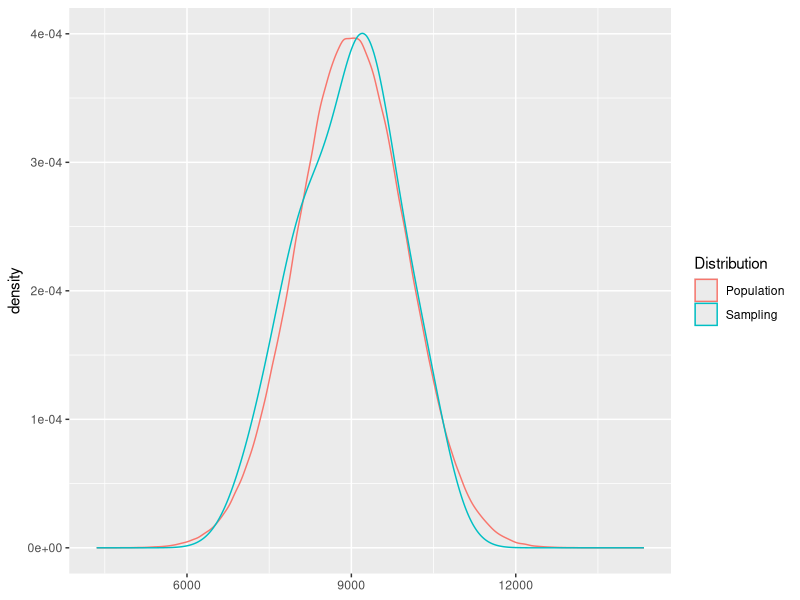

Write the R code that produced this figure.
## ---- chunk 1
confidence_level <- 0.10
n <- 36
x_bar <- 30.69
sigma <- 4.31
mu <- 32

se_x_bar <- sigma / sqrt(n)

z <- (x_bar - mu) / se_x_bar

z_score_for_confidence_level <- 1.645

p_value <- pnorm(z, mean=0, sd=1) * 2

if(z < z_score_for_confidence_level){
  message(paste(round(z, 3), "is less than", z_score_for_confidence_level, "so reject the null hypothesis (p-value:", round(p_value, 3), ")"))
} else {
  message(paste(round(z, 3), "is not less than", z_score_for_confidence_level, "so do not reject the null hypothesis (p-value:", round(p_value, 3), ")"))
}
## ---- chunk 2
# Same method as http://onlinestatbook.com/2/calculators/inverse_normal_dist.html
zinv <- function(p) {
	if (p >= 1 || p <= 0) {
		return(FALSE)
	}
	if (p < .5) {
		t <- p
		theSign <- -1
	}
	else {
		t <- 1 - p
		theSign <- 1
	}
	
	v <- sqrt(-2.0 * log(t))
	x <- 2.515517 + (v * (0.802853 + v * 0.010328))
	y <- 1 + (v * (1.432788 + v * (0.189269  + v * 0.001308)))
	Q <- theSign * (v - (x / y))
	return(Q)
}

p <- 1 - confidence_level
x1 <- x_bar + sigma * zinv(p)
p2 <- p / 2
x1 <- zinv(.5 - p2)

error <- sigma * -x1
ci_low <- x_bar - error
ci_high <- x_bar + error
## ---- chunk 3
confidence_level <- 0.10
n <- 36
x_bar <- 118.2
sigma <- 6.5
mu <- 100

se_x_bar <- sigma / sqrt(n)

z <- (x_bar - mu) / se_x_bar

z_score_for_confidence_level <- 1.645

p_value <- pnorm(z, mean=0, sd=1) 

if(z < z_score_for_confidence_level){
  message(paste(round(z, 3), "is less than", z_score_for_confidence_level, "so reject the null hypothesis (p-value:", round(p_value, 3), ")"))
} else {
  message(paste(round(z, 3), "is not less than", z_score_for_confidence_level, "so do not reject the null hypothesis (p-value:", round(p_value, 3), ")"))
}
## ---- chunk 4
p <- 1 - confidence_level
x1 <- x_bar + sigma * zinv(p)
p2 <- p / 2
x1 <- zinv(.5 - p2)

error <- sigma * -x1
ci_low <- x_bar - error
ci_high <- x_bar + error
## ---- chunk 5
mu <- 9000 
sd <- 1000
x <- 10500
1 - pnorm(x, mu, sd)
## ---- chunk 6
n <- 15
se <- sd / sqrt(n)
1 - pnorm(x, mu, se)
## ---- chunk 7
library(ggplot2)
set.seed(4)
pop <- rnorm(1000000, mu, sd)
sample_pop <- sample(pop, 15)
data <-  rbind(data.frame(x=pop, Distribution=c('Population')), data.frame(x=sample_pop, Distribution=c('Sampling')))

ggplot(data, aes(x=x,color=Distribution)) + geom_density() + theme(axis.title.x = element_blank())
